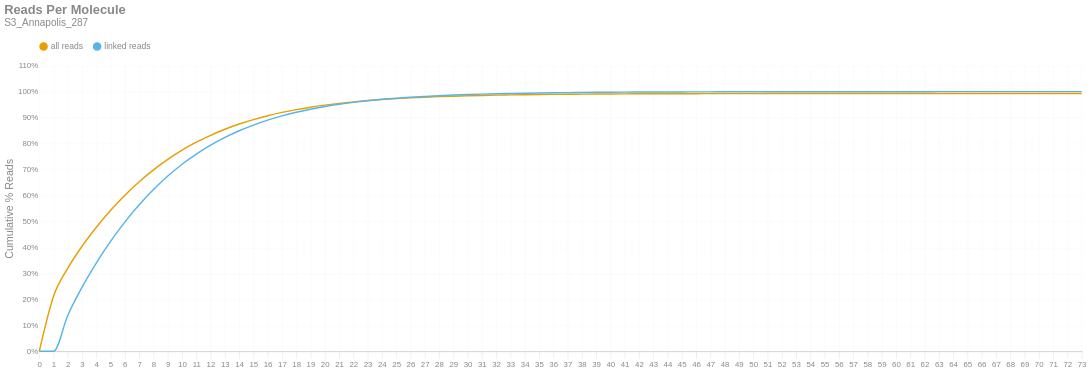

The code cell stored with this chart in its notebook:
### Markdown cell above
### Reads per Molecule
This chart shows the cumulative distribution of the number of reads per linked molecule. That is, how many alignments are associated with a unique molecule. This excludes the number of reads associated with invalid or absent linked-read barcodes. The `linked` histogram is the percentages recalculated when disregarding singletons.

### Code cell
if SKIPLR:
    print_html(f"Skipped")
else:
    counts = np.bincount(valids['reads'].cast(pl.Int64).to_numpy())
    weighted = counts * np.arange(len(counts))
    all_perc = weighted / n_reads
    linked_perc = weighted / n_linked_reads
    linked_perc[1] = 0
    binned_df = pl.DataFrame({
        'readsper': list(range(len(counts))),
        'all reads (cumsum)': np.cumsum(all_perc).tolist(),
        'linked reads (cumsum)': np.cumsum(linked_perc).tolist(),
    })

    with SafeRender(binned_df):
        (
            density_plot(binned_df, 'Reads Per Molecule', samplename, 'readspmol')
            .encode(
                x=alt.X('readsper:O', title=None).axis(labelAngle=0).scale(padding=0),
                y=alt.Y('value:Q', title='Cumulative % Reads').axis(format='%').stack(False),
                color=alt.Color("key:N").scale(domain=["all reads", "linked reads"]),
                tooltip=[
                    alt.Tooltip("key:N", title="Data Type"),
                    alt.Tooltip("readsper:O", title="Reads Per Molecule"),
                    alt.Tooltip("value:Q", format=".2%", title="% Reads (Cum.)")
                ]            
            )
        ).display()

### Figure 1 — Vega-Lite specification as saved in the notebook (floating-point values rounded to 4 significant figures)
{"width": "container", "height": 400, "config": {"title": {"anchor": "start", "dy": -15, "fontSize": 18, "color": "#888888", "subtitleColor": "#888888", "subtitleFontSize": 14}, "arc": {"fill": "#0072B2"}, "axis": {"domainColor": "#888888", "domainWidth": 0.5, "gridWidth": 0.2, "grid": false, "titleFontWeight": 400, "titleFontSize": 15, "labelFontSize": 11, "labelColor": "#888888", "tickColor": "#888888", "tickWidth": 0.2, "titleColor": "#888888"}, "axisBand": {"grid": false}, "axisX": {"grid": true, "tickSize": 10, "domainCap": "round"}, "axisY": {"domain": false, "grid": true, "tickSize": 0, "domainCap": "round"}, "background": "transparent", "header": {"labelFontSize": 15, "labelColor": "#888888", "titleFontSize": 15, "titleFontWeight": 600, "titleColor": "#888888"}, "legend": {"labelFont": "sans-serif", "labelFontSize": 12, "labelColor": "#888888", "symbolSize": 100, "symbolType": "circle", "titleFontSize": 12, "titlePadding": 10, "titleColor": "#888888", "title": null, "orient": "top"}, "range": {"category": ["#E69F00", "#56B4E9", "#009E73", "#F0E442", "#0072B2", "#D55E00", "#CC79A7", "#000000"], "diverging": ["#cfe8f3", "#a2d4ec", "#73bfe2", "#46abdb", "#1696d2", "#12719e"]}, "area": {"fill": "#0072B2", "fillOpacity": 0.7, "line": true, "strokeOpacity": 0.7}, "line": {"color": "#0072B2", "stroke": "#0072B2", "strokeWidth": 2}, "trail": {"color": "#0072B2", "stroke": "#0072B2", "strokeWidth": 0, "size": 1}, "point": {"filled": true, "fillOpacity": 1.0, "size": 95}, "text": {"color": "#888888", "fontSize": 11, "align": "right", "fontWeight": 400, "size": 11}, "bar": {"fill": "#0072B2", "stroke": null}, "view": {"stroke": null, "continuousWidth": 660, "continuousHeight": 400}}, "data": {"name": "data-2a68fbf1f098a9b020199128ed020683"}, "mark": {"type": "line", "interpolate": "monotone", "point": {"opacity": 0, "size": 275}}, "encoding": {"color": {"field": "key", "scale": {"domain": ["all reads", "linked reads"]}, "type": "nominal"}, "tooltip": [{"field": "key", "title": "Data Type", "type": "nominal"}, {"field": "readsper", "title": "Reads Per Molecule", "type": "ordinal"}, {"field": "value", "format": ".2%", "title": "% Reads (Cum.)", "type": "quantitative"}], "x": {"axis": {"labelAngle": 0}, "field": "readsper", "scale": {"padding": 0}, "title": null, "type": "ordinal"}, "y": {"axis": {"format": "%"}, "field": "value", "stack": false, "title": "Cumulative % Reads", "type": "quantitative"}}, "params": [{"name": "param_c36ac31b6afebe62", "select": {"type": "point", "fields": ["key"]}, "bind": "legend"}], "title": {"text": "Reads Per Molecule", "subtitle": "S3_Annapolis_287"}, "transform": [{"fold": ["all reads (cumsum)", "linked reads (cumsum)"]}, {"calculate": "replace(datum.key, ' (cumsum)', '')", "as": "key"}, {"filter": {"param": "param_c36ac31b6afebe62"}}], "usermeta": {"embedOptions": {"downloadFileName": "S3_Annapolis_287.readspmol"}}, "$schema": "https://vega.github.io/schema/vega-lite/v6.1.0.json", "datasets": {"data-2a68fbf1f098a9b020199128ed020683": [{"readsper": 0, "all reads (cumsum)": 0.0, "linked reads (cumsum)": 0.0}, {"readsper": 1, "all reads (cumsum)": 0.2122, "linked reads (cumsum)": 0.0}, {"readsper": 2, "all reads (cumsum)": 0.3206, "linked reads (cumsum)": 0.1388}, {"readsper": 3, "all reads (cumsum)": 0.405, "linked reads (cumsum)": 0.2469}, {"readsper": 4, "all reads (cumsum)": 0.478, "linked reads (cumsum)": 0.3404}, {"readsper": 5, "all reads (cumsum)": 0.5432, "linked reads (cumsum)": 0.424}, {"readsper": 6, "all reads (cumsum)": 0.6014, "linked reads (cumsum)": 0.4985}, {"readsper": 7, "all reads (cumsum)": 0.653, "linked reads (cumsum)": 0.5646}, {"readsper": 8, "all reads (cumsum)": 0.6988, "linked reads (cumsum)": 0.6232}, {"readsper": 9, "all reads (cumsum)": 0.7392, "linked reads (cumsum)": 0.675}, {"readsper": 10, "all reads (cumsum)": 0.7747, "linked reads (cumsum)": 0.7204}, {"readsper": 11, "all reads (cumsum)": 0.8053, "linked reads (cumsum)": 0.7596}, {"readsper": 12, "all reads (cumsum)": 0.832, "linked reads (cumsum)": 0.7938}, {"readsper": 13, "all reads (cumsum)": 0.8552, "linked reads (cumsum)": 0.8236}, {"readsper": 14, "all reads (cumsum)": 0.8753, "linked reads (cumsum)": 0.8493}, {"readsper": 15, "all reads (cumsum)": 0.8925, "linked reads (cumsum)": 0.8714}, {"readsper": 16, "all reads (cumsum)": 0.9073, "linked reads (cumsum)": 0.8903}, {"readsper": 17, "all reads (cumsum)": 0.92, "linked reads (cumsum)": 0.9066}, {"readsper": 18, "all reads (cumsum)": 0.9308, "linked reads (cumsum)": 0.9205}, {"readsper": 19, "all reads (cumsum)": 0.9402, "linked reads (cumsum)": 0.9325}, {"readsper": 20, "all reads (cumsum)": 0.948, "linked reads (cumsum)": 0.9425}, {"readsper": 21, "all reads (cumsum)": 0.9549, "linked reads (cumsum)": 0.9513}, {"readsper": 22, "all reads (cumsum)": 0.9607, "linked reads (cumsum)": 0.9588}, {"readsper": 23, "all reads (cumsum)": 0.9657, "linked reads (cumsum)": 0.9651}, {"readsper": 24, "all reads (cumsum)": 0.9698, "linked reads (cumsum)": 0.9705}, {"readsper": 25, "all reads (cumsum)": 0.9733, "linked reads (cumsum)": 0.9748}, {"readsper": 26, "all reads (cumsum)": 0.9762, "linked reads (cumsum)": 0.9785}, {"readsper": 27, "all reads (cumsum)": 0.9786, "linked reads (cumsum)": 0.9816}, {"readsper": 28, "all reads (cumsum)": 0.9808, "linked reads (cumsum)": 0.9845}, {"readsper": 29, "all reads (cumsum)": 0.9826, "linked reads (cumsum)": 0.9868}, {"readsper": 30, "all reads (cumsum)": 0.9842, "linked reads (cumsum)": 0.9888}, {"readsper": 31, "all reads (cumsum)": 0.9855, "linked reads (cumsum)": 0.9905}, {"readsper": 32, "all reads (cumsum)": 0.9866, "linked reads (cumsum)": 0.9919}, {"readsper": 33, "all reads (cumsum)": 0.9875, "linked reads (cumsum)": 0.993}, {"readsper": 34, "all reads (cumsum)": 0.9883, "linked reads (cumsum)": 0.9941}, {"readsper": 35, "all reads (cumsum)": 0.989, "linked reads (cumsum)": 0.995}, {"readsper": 36, "all reads (cumsum)": 0.9896, "linked reads (cumsum)": 0.9958}, {"readsper": 37, "all reads (cumsum)": 0.9901, "linked reads (cumsum)": 0.9964}, {"readsper": 38, "all reads (cumsum)": 0.9905, "linked reads (cumsum)": 0.9969}, {"readsper": 39, "all reads (cumsum)": 0.9909, "linked reads (cumsum)": 0.9974}, {"readsper": 40, "all reads (cumsum)": 0.9912, "linked reads (cumsum)": 0.9978}, {"readsper": 41, "all reads (cumsum)": 0.9915, "linked reads (cumsum)": 0.9982}, {"readsper": 42, "all reads (cumsum)": 0.9917, "linked reads (cumsum)": 0.9984}, {"readsper": 43, "all reads (cumsum)": 0.9918, "linked reads (cumsum)": 0.9986}, {"readsper": 44, "all reads (cumsum)": 0.992, "linked reads (cumsum)": 0.9988}, {"readsper": 45, "all reads (cumsum)": 0.9921, "linked reads (cumsum)": 0.999}, {"readsper": 46, "all reads (cumsum)": 0.9922, "linked reads (cumsum)": 0.9991}, {"readsper": 47, "all reads (cumsum)": 0.9923, "linked reads (cumsum)": 0.9993}, {"readsper": 48, "all reads (cumsum)": 0.9924, "linked reads (cumsum)": 0.9994}, {"readsper": 49, "all reads (cumsum)": 0.9925, "linked reads (cumsum)": 0.9994}, {"readsper": 50, "all reads (cumsum)": 0.9925, "linked reads (cumsum)": 0.9995}, {"readsper": 51, "all reads (cumsum)": 0.9926, "linked reads (cumsum)": 0.9996}, {"readsper": 52, "all reads (cumsum)": 0.9926, "linked reads (cumsum)": 0.9996}, {"readsper": 53, "all reads (cumsum)": 0.9927, "linked reads (cumsum)": 0.9997}, {"readsper": 54, "all reads (cumsum)": 0.9927, "linked reads (cumsum)": 0.9998}, {"readsper": 55, "all reads (cumsum)": 0.9927, "linked reads (cumsum)": 0.9998}, {"readsper": 56, "all reads (cumsum)": 0.9927, "linked reads (cumsum)": 0.9998}, {"readsper": 57, "all reads (cumsum)": 0.9928, "linked reads (cumsum)": 0.9998}, {"readsper": 58, "all reads (cumsum)": 0.9928, "linked reads (cumsum)": 0.9998}, {"readsper": 59, "all reads (cumsum)": 0.9928, "linked reads (cumsum)": 0.9999}, {"readsper": 60, "all reads (cumsum)": 0.9928, "linked reads (cumsum)": 0.9999}, {"readsper": 61, "all reads (cumsum)": 0.9928, "linked reads (cumsum)": 0.9999}, {"readsper": 62, "all reads (cumsum)": 0.9929, "linked reads (cumsum)": 0.9999}, {"readsper": 63, "all reads (cumsum)": 0.9929, "linked reads (cumsum)": 1.0}, {"readsper": 64, "all reads (cumsum)": 0.9929, "linked reads (cumsum)": 1.0}, {"readsper": 65, "all reads (cumsum)": 0.9929, "linked reads (cumsum)": 1.0}, {"readsper": 66, "all reads (cumsum)": 0.9929, "linked reads (cumsum)": 1.0}, {"readsper": 67, "all reads (cumsum)": 0.9929, "linked reads (cumsum)": 1.0}, {"readsper": 68, "all reads (cumsum)": 0.9929, "linked reads (cumsum)": 1.0}, {"readsper": 69, "all reads (cumsum)": 0.9929, "linked reads (cumsum)": 1.0}, {"readsper": 70, "all reads (cumsum)": 0.9929, "linked reads (cumsum)": 1.0}, {"readsper": 71, "all reads (cumsum)": 0.9929, "linked reads (cumsum)": 1.0}, {"readsper": 72, "all reads (cumsum)": 0.9929, "linked reads (cumsum)": 1.0}, {"readsper": 73, "all reads (cumsum)": 0.9929, "linked reads (cumsum)": 1.0}]}}
